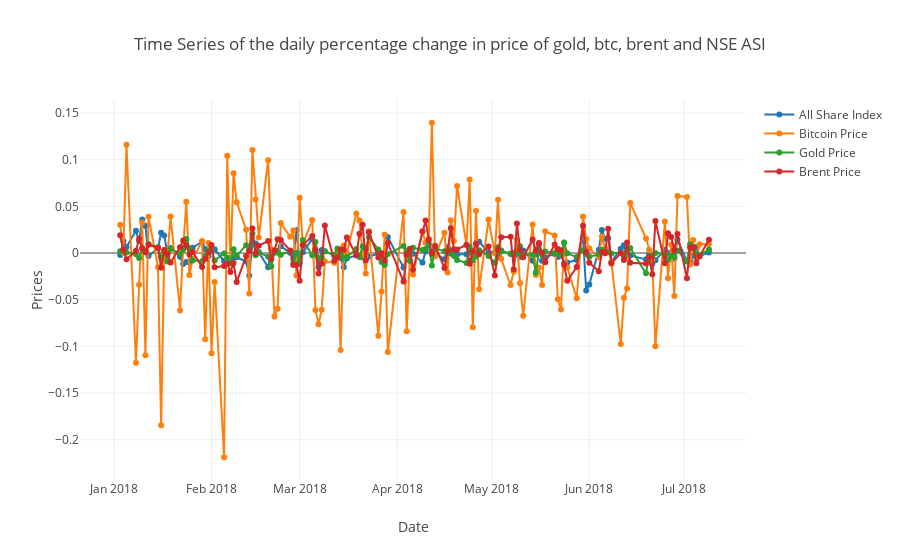

This figure's notebook cell:
### Code cell
data = [nse, bitcoin, gold, brent]
fig = dict(data=data, layout=layout)
iplot(fig)

### Figure 1 — Plotly figure (JSON) as saved in the notebook; plotly's stock layout.template omitted (floating-point values rounded to 4 significant figures; data arrays with more than 128 entries replaced by an {"elided": "..."} marker saying what was removed)
{"data": [{"mode": "lines+markers", "name": "All Share Index", "type": "scatter", "x": {"elided": "129 str values"}, "y": {"elided": "129 float values"}}, {"mode": "lines+markers", "name": "Bitcoin Price", "type": "scatter", "x": {"elided": "129 str values"}, "y": {"elided": "129 float values"}}, {"mode": "lines+markers", "name": "Gold Price", "type": "scatter", "x": {"elided": "129 str values"}, "y": {"elided": "129 float values"}}, {"mode": "lines+markers", "name": "Brent Price", "type": "scatter", "x": {"elided": "129 str values"}, "y": {"elided": "129 float values"}}], "layout": {"showlegend": true, "title": "Time Series of the daily percentage change in price of gold, btc, brent and NSE ASI", "xaxis": {"title": "Date"}, "yaxis": {"title": "Prices"}}}
